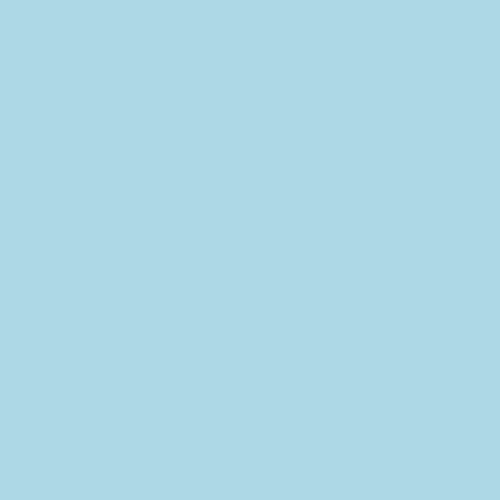
Frame 1 (no input)
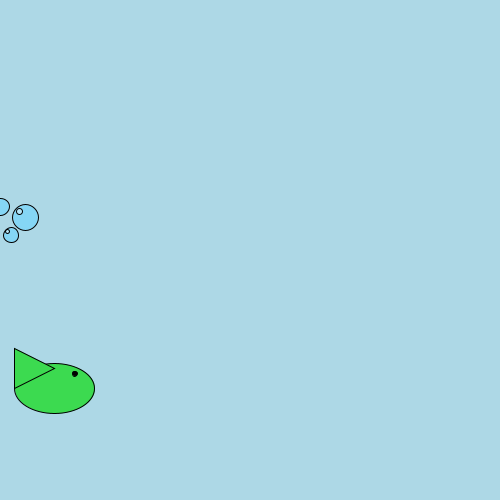
Frame 60 (the mouse pressed at the canvas centre just before this capture)
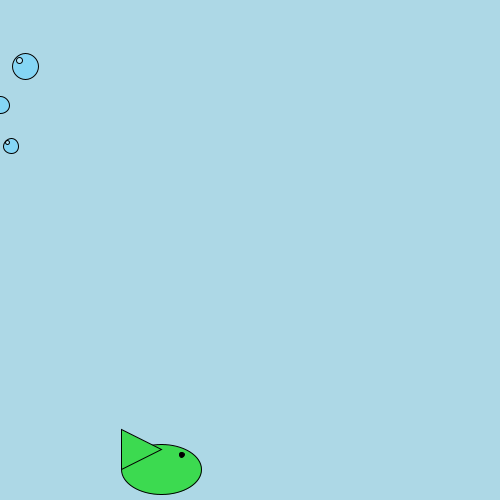
Frame 120 (the mouse held since frame 60 and released just before this capture)

The Processing sketch that drew these frames (run headless with seeded random() and noise(); from frame 60 on, the mouse is pressed at the canvas centre):

// Processing sketch: main
// ── main.pde
ArrayList<Bubble> bubble = new ArrayList<Bubble>();
ArrayList<Fish> fish = new ArrayList<Fish>();

void setup(){
   size(500,500);
   frameRate(60);
   
   //Starter Fish
   fish.add(new Fish(-50, random(50, 450), random(1, 4), random(-1.5, 1.5), color(random(255), random(255),random(255))));
}

void draw(){
    background(#ADD8E6);
    
    for(int i=0; i<bubble.size(); i++){
        Bubble genBubble = bubble.get(i);
        genBubble.display();
        genBubble.move();
    }
    
    for(int i=0; i<fish.size(); i++){
       Fish genFish = fish.get(i);
       genFish.display();
       genFish.move();
       
       if(random(100) < 2){
          bubble.add(genFish.generateBubble());
       }
    }
}

void keyPressed() {
  if (key == 'n' || key == 'N') {
    fish.add(new Fish(-50, random(50, 450), random(1, 4), random(-1.5, 1.5), color(random(255), random(255), random(255))));
    print("N is pressed");
  }
}

// ── Bubble.pde
class Bubble{
   float x;
   float y;
   float v;
   float d;

  Bubble(float x, float y, float v, float d){
     this.x = x;
     this.y = y;
     this.v = v;
     this.d = d;
  }
  
   void display(){
     fill(#85D6F5);    
     ellipse(x, y, d, d);
     
     fill(255, 255, 255, 100);
     ellipse(x - d/4, y - d/4, d/4, d/4);
   }
   
   void move(){
      y -= v;
      
      if(y < 0){
         y = height; 
      }
   }
}

// ── Fish.pde
class Fish {
  float x, y; // posizione
  float vx, vy; // velocità
  color c;

  Fish(float x, float y, float vx, float vy, color c) {
    this.x = x;
    this.y = y;
    this.vx = vx;
    this.vy = vy;
    this.c = c;
  }

  void display() {
    fill(c);
    ellipse(x, y, 80, 50);

    triangle(x - 40, y, x - 40, y - 40, x, y - 20);

    fill(0);
    ellipse(x + 20, y - 15, 5, 5);
  }

  void move() {
    x += vx;
    y += vy;

    if (x >= width) {
      x = 0;
     
    }
  }

    Bubble generateBubble() {
    float bubblex = x + 40;
    float bubbley = y - 20;
    float bubbled = random(10, 30);
    float bubblespeed = bubbled * 0.1;

    return new Bubble(bubblex, bubbley, bubblespeed, bubbled);
  }
}
